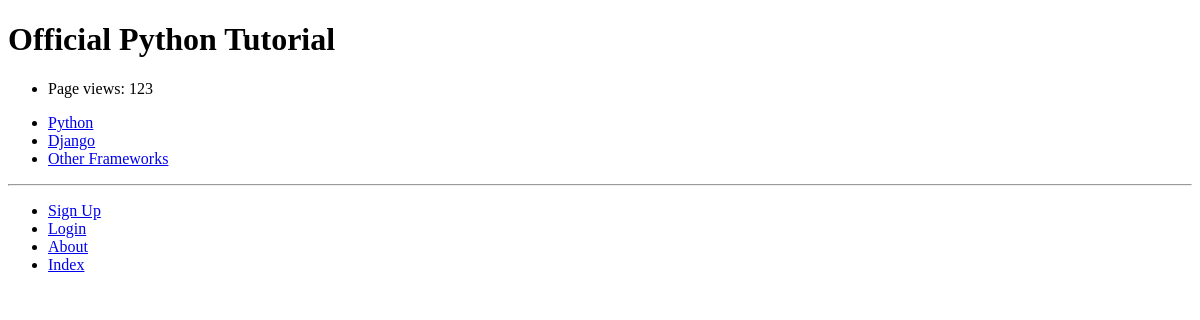
The page /rango/page/official-python-tutorial/ on the database as committed earlier.
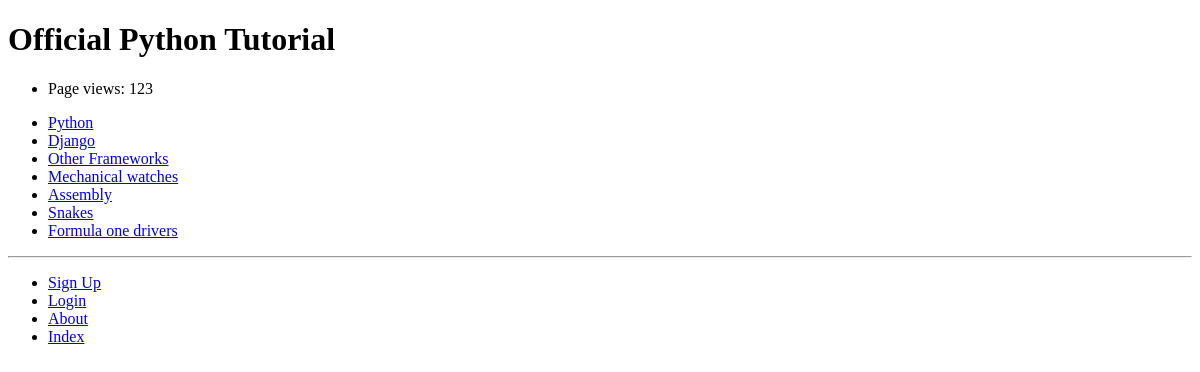
The same page on the database as committed later.
### rango/models.py (models this page shows, shortened)
class Category(models.Model):
    name = models.CharField(max_length=128, unique=True)
    views = models.IntegerField(default=0)
    likes = models.IntegerField(default=0)
    slug = models.SlugField(unique=True)
    class Meta:
        verbose_name_plural = 'Categories'

### rango/views.py (the view)
# urls.py: path("page/<slug:page_name_slug>/", views.show_page, name="show_page"),
def show_page(request, page_name_slug):
    context_dict = {}
    try:
        page = Page.objects.get(slug=page_name_slug)
        context_dict['page'] = page
    except Page.DoesNotExist:
        context_dict['page'] = None
    return render(request, 'rango/page.html', context=context_dict)

### rango/templatetags/rango_template_tags.py (called while the page is built)
@register.inclusion_tag('rango/categories.html')
def get_category_list(current_category=None):
    return {'categories': Category.objects.all(), 'current_category': current_category}

### templates/rango/page.html (shortened to what this page needs)
{% extends 'rango/base.html' %}
{% block body_block %}
    {% if page %}
        <h1>{{ page.title }}</h1>
        <ul>
            <li>Page views: {{ page.views }}</li>
        </ul>
    {% else %}
        The specified page does not exist.
    {% endif %}
{% endblock %}

### templates/rango/categories.html
<ul>
    {% if categories %}
        {% for c in categories %}
            {% if c == current_category %}
                <li>
                    <strong>
                        <a href="{% url 'rango:show_category' c.slug %}">{{ c.name }}</a> </strong>
                </li>
            {% else %}
                <li>
                    <a href="{% url 'rango:show_category' c.slug %}">{{ c.name }}</a></li>
            {% endif %}
        {% endfor %}
    {% else %}
        <li><strong>There are no categories present.</strong></li> {% endif %}
</ul>

Rows that differ between the two databases and show on the page:
added Category: name "Mechanical watches"
added Category: name "Assembly"
added Category: name "Snakes"
added Category: name "Formula one drivers"
